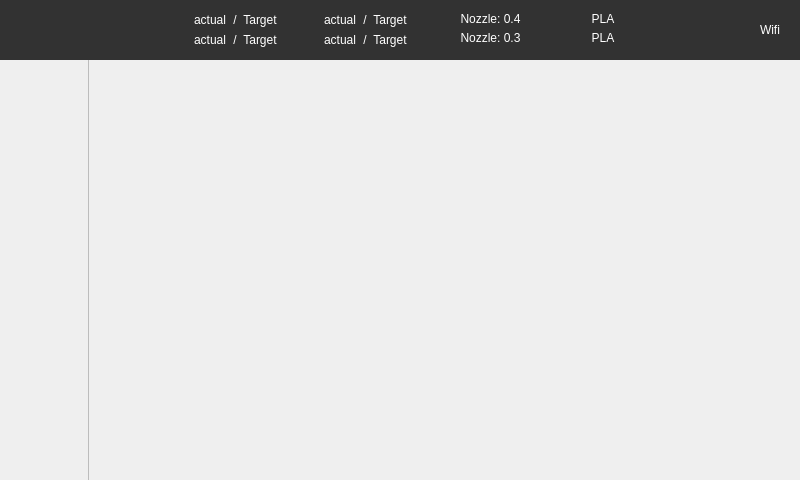
<?xml version="1.0" encoding="UTF-8"?>
<ui version="4.0">
 <class>MainWindow</class>
 <widget class="QMainWindow" name="MainWindow">
  <property name="geometry">
   <rect>
    <x>0</x>
    <y>0</y>
    <width>800</width>
    <height>480</height>
   </rect>
  </property>
  <property name="sizePolicy">
   <sizepolicy hsizetype="Expanding" vsizetype="Expanding">
    <horstretch>0</horstretch>
    <verstretch>0</verstretch>
   </sizepolicy>
  </property>
  <property name="minimumSize">
   <size>
    <width>800</width>
    <height>480</height>
   </size>
  </property>
  <property name="maximumSize">
   <size>
    <width>1024</width>
    <height>800</height>
   </size>
  </property>
  <property name="baseSize">
   <size>
    <width>800</width>
    <height>480</height>
   </size>
  </property>
  <property name="windowTitle">
   <string>MainWindow</string>
  </property>
  <property name="styleSheet">
   <string notr="true"/>
  </property>
  <widget class="QWidget" name="centralwidget">
   <property name="sizePolicy">
    <sizepolicy hsizetype="Expanding" vsizetype="Expanding">
     <horstretch>0</horstretch>
     <verstretch>0</verstretch>
    </sizepolicy>
   </property>
   <property name="minimumSize">
    <size>
     <width>800</width>
     <height>480</height>
    </size>
   </property>
   <property name="maximumSize">
    <size>
     <width>1024</width>
     <height>800</height>
    </size>
   </property>
   <property name="baseSize">
    <size>
     <width>800</width>
     <height>480</height>
    </size>
   </property>
   <property name="styleSheet">
    <string notr="true">#centralwidget{background-image: url(:/background/1st_background.png);}</string>
   </property>
   <widget class="QWidget" name="layoutWidget">
    <property name="geometry">
     <rect>
      <x>0</x>
      <y>0</y>
      <width>802</width>
      <height>604</height>
     </rect>
    </property>
    <layout class="QGridLayout" name="central_grid" rowstretch="0,0">
     <property name="sizeConstraint">
      <enum>QLayout::SetMinimumSize</enum>
     </property>
     <property name="spacing">
      <number>0</number>
     </property>
     <item row="0" column="0">
      <widget class="QGroupBox" name="top_bar">
       <property name="sizePolicy">
        <sizepolicy hsizetype="MinimumExpanding" vsizetype="MinimumExpanding">
         <horstretch>0</horstretch>
         <verstretch>0</verstretch>
        </sizepolicy>
       </property>
       <property name="minimumSize">
        <size>
         <width>800</width>
         <height>60</height>
        </size>
       </property>
       <property name="maximumSize">
        <size>
         <width>1024</width>
         <height>60</height>
        </size>
       </property>
       <property name="baseSize">
        <size>
         <width>800</width>
         <height>60</height>
        </size>
       </property>
       <property name="styleSheet">
        <string notr="true">QWidget{
	background-color: rgb(50, 50, 50);
	selection-background-color: rgb(60, 60, 60);
	gridline-color: rgb(60, 60, 60);
	color: rgb(255, 255, 255);
	border:none ;
	selection-color: rgb(60, 60, 60);
	border-bottom-color: rgb(60, 60, 60);
	max-height: 60px;
}</string>
       </property>
       <widget class="QPushButton" name="filament_type_1">
        <property name="enabled">
         <bool>true</bool>
        </property>
        <property name="geometry">
         <rect>
          <x>581</x>
          <y>9</y>
          <width>44</width>
          <height>19</height>
         </rect>
        </property>
        <property name="styleSheet">
         <string notr="true"/>
        </property>
        <property name="text">
         <string>PLA</string>
        </property>
        <property name="iconSize">
         <size>
          <width>19</width>
          <height>19</height>
         </size>
        </property>
        <property name="checkable">
         <bool>false</bool>
        </property>
        <property name="checked">
         <bool>false</bool>
        </property>
        <property name="flat">
         <bool>true</bool>
        </property>
       </widget>
       <widget class="QPushButton" name="filament_type_2">
        <property name="enabled">
         <bool>true</bool>
        </property>
        <property name="geometry">
         <rect>
          <x>581</x>
          <y>28</y>
          <width>44</width>
          <height>19</height>
         </rect>
        </property>
        <property name="styleSheet">
         <string notr="true"/>
        </property>
        <property name="text">
         <string>PLA</string>
        </property>
        <property name="iconSize">
         <size>
          <width>19</width>
          <height>19</height>
         </size>
        </property>
        <property name="checkable">
         <bool>false</bool>
        </property>
        <property name="checked">
         <bool>false</bool>
        </property>
        <property name="flat">
         <bool>true</bool>
        </property>
       </widget>
       <widget class="QLabel" name="blocks_logo">
        <property name="geometry">
         <rect>
          <x>9</x>
          <y>9</y>
          <width>71</width>
          <height>38</height>
         </rect>
        </property>
        <property name="styleSheet">
         <string notr="true">#blocks_logo {
image: url(:/General_icons/media/graphics/logo_blocks.png);
}</string>
        </property>
        <property name="text">
         <string/>
        </property>
       </widget>
       <widget class="QPushButton" name="nozzle_1">
        <property name="enabled">
         <bool>true</bool>
        </property>
        <property name="geometry">
         <rect>
          <x>451</x>
          <y>9</y>
          <width>79</width>
          <height>19</height>
         </rect>
        </property>
        <property name="styleSheet">
         <string notr="true"/>
        </property>
        <property name="text">
         <string>Nozzle: 0.4</string>
        </property>
        <property name="iconSize">
         <size>
          <width>19</width>
          <height>19</height>
         </size>
        </property>
        <property name="checkable">
         <bool>false</bool>
        </property>
        <property name="checked">
         <bool>false</bool>
        </property>
        <property name="flat">
         <bool>true</bool>
        </property>
       </widget>
       <widget class="QPushButton" name="nozzle_2">
        <property name="enabled">
         <bool>true</bool>
        </property>
        <property name="geometry">
         <rect>
          <x>451</x>
          <y>28</y>
          <width>79</width>
          <height>19</height>
         </rect>
        </property>
        <property name="styleSheet">
         <string notr="true"/>
        </property>
        <property name="text">
         <string>Nozzle: 0.3</string>
        </property>
        <property name="iconSize">
         <size>
          <width>19</width>
          <height>19</height>
         </size>
        </property>
        <property name="checkable">
         <bool>false</bool>
        </property>
        <property name="checked">
         <bool>false</bool>
        </property>
        <property name="flat">
         <bool>true</bool>
        </property>
       </widget>
       <widget class="QPushButton" name="wifi_signal">
        <property name="enabled">
         <bool>true</bool>
        </property>
        <property name="geometry">
         <rect>
          <x>740</x>
          <y>0</y>
          <width>60</width>
          <height>60</height>
         </rect>
        </property>
        <property name="styleSheet">
         <string notr="true"/>
        </property>
        <property name="text">
         <string>Wifi</string>
        </property>
        <property name="iconSize">
         <size>
          <width>19</width>
          <height>19</height>
         </size>
        </property>
        <property name="checkable">
         <bool>false</bool>
        </property>
        <property name="checked">
         <bool>false</bool>
        </property>
        <property name="flat">
         <bool>true</bool>
        </property>
       </widget>
       <widget class="QFrame" name="extruder_temperature_frame">
        <property name="geometry">
         <rect>
          <x>320</x>
          <y>10</y>
          <width>90</width>
          <height>20</height>
         </rect>
        </property>
        <property name="frameShape">
         <enum>QFrame::StyledPanel</enum>
        </property>
        <property name="frameShadow">
         <enum>QFrame::Raised</enum>
        </property>
        <widget class="QLabel" name="actual_temp">
         <property name="geometry">
          <rect>
           <x>0</x>
           <y>0</y>
           <width>40</width>
           <height>20</height>
          </rect>
         </property>
         <property name="sizePolicy">
          <sizepolicy hsizetype="Preferred" vsizetype="Preferred">
           <horstretch>0</horstretch>
           <verstretch>0</verstretch>
          </sizepolicy>
         </property>
         <property name="text">
          <string>actual</string>
         </property>
         <property name="alignment">
          <set>Qt::AlignCenter</set>
         </property>
        </widget>
        <widget class="QLabel" name="label_2">
         <property name="geometry">
          <rect>
           <x>40</x>
           <y>0</y>
           <width>10</width>
           <height>20</height>
          </rect>
         </property>
         <property name="text">
          <string>/</string>
         </property>
         <property name="alignment">
          <set>Qt::AlignCenter</set>
         </property>
        </widget>
        <widget class="QLabel" name="target_temp">
         <property name="geometry">
          <rect>
           <x>50</x>
           <y>0</y>
           <width>40</width>
           <height>20</height>
          </rect>
         </property>
         <property name="text">
          <string>Target</string>
         </property>
         <property name="alignment">
          <set>Qt::AlignCenter</set>
         </property>
        </widget>
        <widget class="QPushButton" name="extruder_temp_btn">
         <property name="geometry">
          <rect>
           <x>0</x>
           <y>0</y>
           <width>90</width>
           <height>20</height>
          </rect>
         </property>
         <property name="font">
          <font>
           <kerning>true</kerning>
          </font>
         </property>
         <property name="autoFillBackground">
          <bool>false</bool>
         </property>
         <property name="styleSheet">
          <string notr="true">QPushButton{background:Transparent;}</string>
         </property>
         <property name="text">
          <string/>
         </property>
         <property name="checkable">
          <bool>false</bool>
         </property>
         <property name="autoRepeat">
          <bool>false</bool>
         </property>
         <property name="autoExclusive">
          <bool>false</bool>
         </property>
         <property name="default">
          <bool>false</bool>
         </property>
         <property name="flat">
          <bool>true</bool>
         </property>
        </widget>
       </widget>
       <widget class="QFrame" name="bed_temperature_frame">
        <property name="geometry">
         <rect>
          <x>190</x>
          <y>10</y>
          <width>90</width>
          <height>20</height>
         </rect>
        </property>
        <property name="frameShape">
         <enum>QFrame::StyledPanel</enum>
        </property>
        <property name="frameShadow">
         <enum>QFrame::Raised</enum>
        </property>
        <widget class="QLabel" name="actual_temp_2">
         <property name="geometry">
          <rect>
           <x>0</x>
           <y>0</y>
           <width>40</width>
           <height>20</height>
          </rect>
         </property>
         <property name="sizePolicy">
          <sizepolicy hsizetype="Preferred" vsizetype="Preferred">
           <horstretch>0</horstretch>
           <verstretch>0</verstretch>
          </sizepolicy>
         </property>
         <property name="text">
          <string>actual</string>
         </property>
         <property name="alignment">
          <set>Qt::AlignCenter</set>
         </property>
        </widget>
        <widget class="QLabel" name="label_3">
         <property name="geometry">
          <rect>
           <x>40</x>
           <y>0</y>
           <width>10</width>
           <height>20</height>
          </rect>
         </property>
         <property name="text">
          <string>/</string>
         </property>
         <property name="alignment">
          <set>Qt::AlignCenter</set>
         </property>
        </widget>
        <widget class="QLabel" name="target_temp_2">
         <property name="geometry">
          <rect>
           <x>50</x>
           <y>0</y>
           <width>40</width>
           <height>20</height>
          </rect>
         </property>
         <property name="text">
          <string>Target</string>
         </property>
         <property name="alignment">
          <set>Qt::AlignCenter</set>
         </property>
        </widget>
        <widget class="QPushButton" name="bed_temp_btn">
         <property name="geometry">
          <rect>
           <x>0</x>
           <y>0</y>
           <width>90</width>
           <height>20</height>
          </rect>
         </property>
         <property name="maximumSize">
          <size>
           <width>1024</width>
           <height>60</height>
          </size>
         </property>
         <property name="font">
          <font>
           <kerning>true</kerning>
          </font>
         </property>
         <property name="autoFillBackground">
          <bool>false</bool>
         </property>
         <property name="styleSheet">
          <string notr="true">QPushButton{background:Transparent;}</string>
         </property>
         <property name="text">
          <string/>
         </property>
         <property name="checkable">
          <bool>false</bool>
         </property>
         <property name="autoRepeat">
          <bool>false</bool>
         </property>
         <property name="autoExclusive">
          <bool>false</bool>
         </property>
         <property name="default">
          <bool>false</bool>
         </property>
         <property name="flat">
          <bool>true</bool>
         </property>
        </widget>
       </widget>
       <widget class="QFrame" name="chamber_temperature_frame">
        <property name="geometry">
         <rect>
          <x>190</x>
          <y>30</y>
          <width>90</width>
          <height>20</height>
         </rect>
        </property>
        <property name="frameShape">
         <enum>QFrame::StyledPanel</enum>
        </property>
        <property name="frameShadow">
         <enum>QFrame::Raised</enum>
        </property>
        <widget class="QLabel" name="actual_temp_3">
         <property name="geometry">
          <rect>
           <x>0</x>
           <y>0</y>
           <width>40</width>
           <height>20</height>
          </rect>
         </property>
         <property name="sizePolicy">
          <sizepolicy hsizetype="Preferred" vsizetype="Preferred">
           <horstretch>0</horstretch>
           <verstretch>0</verstretch>
          </sizepolicy>
         </property>
         <property name="text">
          <string>actual</string>
         </property>
         <property name="alignment">
          <set>Qt::AlignCenter</set>
         </property>
        </widget>
        <widget class="QLabel" name="label_4">
         <property name="geometry">
          <rect>
           <x>40</x>
           <y>0</y>
           <width>10</width>
           <height>20</height>
          </rect>
         </property>
         <property name="text">
          <string>/</string>
         </property>
         <property name="alignment">
          <set>Qt::AlignCenter</set>
         </property>
        </widget>
        <widget class="QLabel" name="target_temp_3">
         <property name="geometry">
          <rect>
           <x>50</x>
           <y>0</y>
           <width>40</width>
           <height>20</height>
          </rect>
         </property>
         <property name="text">
          <string>Target</string>
         </property>
         <property name="alignment">
          <set>Qt::AlignCenter</set>
         </property>
        </widget>
        <widget class="QPushButton" name="chamber_temp_btn">
         <property name="geometry">
          <rect>
           <x>0</x>
           <y>0</y>
           <width>90</width>
           <height>20</height>
          </rect>
         </property>
         <property name="font">
          <font>
           <kerning>true</kerning>
          </font>
         </property>
         <property name="autoFillBackground">
          <bool>false</bool>
         </property>
         <property name="styleSheet">
          <string notr="true">QPushButton{background:Transparent;}</string>
         </property>
         <property name="text">
          <string/>
         </property>
         <property name="checkable">
          <bool>false</bool>
         </property>
         <property name="autoRepeat">
          <bool>false</bool>
         </property>
         <property name="autoExclusive">
          <bool>false</bool>
         </property>
         <property name="default">
          <bool>false</bool>
         </property>
         <property name="flat">
          <bool>true</bool>
         </property>
        </widget>
       </widget>
       <widget class="QFrame" name="extruder1_temperature_frame">
        <property name="geometry">
         <rect>
          <x>320</x>
          <y>30</y>
          <width>90</width>
          <height>20</height>
         </rect>
        </property>
        <property name="frameShape">
         <enum>QFrame::StyledPanel</enum>
        </property>
        <property name="frameShadow">
         <enum>QFrame::Raised</enum>
        </property>
        <widget class="QLabel" name="actual_temp_4">
         <property name="geometry">
          <rect>
           <x>0</x>
           <y>0</y>
           <width>40</width>
           <height>20</height>
          </rect>
         </property>
         <property name="sizePolicy">
          <sizepolicy hsizetype="Preferred" vsizetype="Preferred">
           <horstretch>0</horstretch>
           <verstretch>0</verstretch>
          </sizepolicy>
         </property>
         <property name="text">
          <string>actual</string>
         </property>
         <property name="alignment">
          <set>Qt::AlignCenter</set>
         </property>
        </widget>
        <widget class="QLabel" name="label_5">
         <property name="geometry">
          <rect>
           <x>40</x>
           <y>0</y>
           <width>10</width>
           <height>20</height>
          </rect>
         </property>
         <property name="text">
          <string>/</string>
         </property>
         <property name="alignment">
          <set>Qt::AlignCenter</set>
         </property>
        </widget>
        <widget class="QLabel" name="target_temp_4">
         <property name="geometry">
          <rect>
           <x>50</x>
           <y>0</y>
           <width>40</width>
           <height>20</height>
          </rect>
         </property>
         <property name="text">
          <string>Target</string>
         </property>
         <property name="alignment">
          <set>Qt::AlignCenter</set>
         </property>
        </widget>
        <widget class="QPushButton" name="extruder1_temp_bnt">
         <property name="geometry">
          <rect>
           <x>0</x>
           <y>0</y>
           <width>90</width>
           <height>20</height>
          </rect>
         </property>
         <property name="font">
          <font>
           <kerning>true</kerning>
          </font>
         </property>
         <property name="autoFillBackground">
          <bool>false</bool>
         </property>
         <property name="styleSheet">
          <string notr="true">QPushButton{background:Transparent;}</string>
         </property>
         <property name="text">
          <string/>
         </property>
         <property name="checkable">
          <bool>false</bool>
         </property>
         <property name="autoRepeat">
          <bool>false</bool>
         </property>
         <property name="autoExclusive">
          <bool>false</bool>
         </property>
         <property name="default">
          <bool>false</bool>
         </property>
         <property name="flat">
          <bool>true</bool>
         </property>
        </widget>
       </widget>
       <zorder>blocks_logo</zorder>
       <zorder>filament_type_1</zorder>
       <zorder>filament_type_2</zorder>
       <zorder>wifi_signal</zorder>
       <zorder>nozzle_1</zorder>
       <zorder>nozzle_2</zorder>
       <zorder>extruder_temperature_frame</zorder>
       <zorder>bed_temperature_frame</zorder>
       <zorder>chamber_temperature_frame</zorder>
       <zorder>extruder1_temperature_frame</zorder>
      </widget>
     </item>
     <item row="1" column="0">
      <widget class="QTabWidget" name="mainTabWidget">
       <property name="enabled">
        <bool>true</bool>
       </property>
       <property name="sizePolicy">
        <sizepolicy hsizetype="Expanding" vsizetype="Expanding">
         <horstretch>0</horstretch>
         <verstretch>0</verstretch>
        </sizepolicy>
       </property>
       <property name="minimumSize">
        <size>
         <width>800</width>
         <height>420</height>
        </size>
       </property>
       <property name="maximumSize">
        <size>
         <width>1024</width>
         <height>720</height>
        </size>
       </property>
       <property name="baseSize">
        <size>
         <width>800</width>
         <height>420</height>
        </size>
       </property>
       <property name="layoutDirection">
        <enum>Qt::RightToLeft</enum>
       </property>
       <property name="autoFillBackground">
        <bool>false</bool>
       </property>
       <property name="styleSheet">
        <string notr="true">#mainTabWidget{
background-image: url(:/background/1st_background.png);
height: 360px;
}
QTabBar::tab{
	min-width: 90px;
	max-width: 90px;
	min-height: 100px;
	max-height: 200px;
    background: transparent;
}

</string>
       </property>
       <property name="tabPosition">
        <enum>QTabWidget::West</enum>
       </property>
       <property name="tabShape">
        <enum>QTabWidget::Rounded</enum>
       </property>
       <property name="currentIndex">
        <number>0</number>
       </property>
       <property name="iconSize">
        <size>
         <width>60</width>
         <height>60</height>
        </size>
       </property>
       <property name="elideMode">
        <enum>Qt::ElideLeft</enum>
       </property>
       <property name="usesScrollButtons">
        <bool>false</bool>
       </property>
       <property name="documentMode">
        <bool>true</bool>
       </property>
       <property name="tabsClosable">
        <bool>false</bool>
       </property>
       <property name="movable">
        <bool>false</bool>
       </property>
       <widget class="QWidget" name="printTab">
        <property name="sizePolicy">
         <sizepolicy hsizetype="Expanding" vsizetype="Expanding">
          <horstretch>0</horstretch>
          <verstretch>0</verstretch>
         </sizepolicy>
        </property>
        <property name="minimumSize">
         <size>
          <width>800</width>
          <height>420</height>
         </size>
        </property>
        <property name="maximumSize">
         <size>
          <width>1024</width>
          <height>700</height>
         </size>
        </property>
        <property name="baseSize">
         <size>
          <width>1024</width>
          <height>420</height>
         </size>
        </property>
        <attribute name="icon">
         <iconset resource="resources/main_menu_resources.qrc">
          <normaloff>:/icons/media/main_menu/ICON_home.png</normaloff>
          <normalon>:/icons/media/main_menu/ICON_home_pressed.png</normalon>
          <disabledon>:/icons/media/main_menu/ICON_home_blocked.png</disabledon>:/icons/media/main_menu/ICON_home.png</iconset>
        </attribute>
        <attribute name="title">
         <string/>
        </attribute>
       </widget>
       <widget class="QWidget" name="filamentTab">
        <property name="sizePolicy">
         <sizepolicy hsizetype="Expanding" vsizetype="Expanding">
          <horstretch>0</horstretch>
          <verstretch>0</verstretch>
         </sizepolicy>
        </property>
        <property name="minimumSize">
         <size>
          <width>800</width>
          <height>420</height>
         </size>
        </property>
        <property name="maximumSize">
         <size>
          <width>1024</width>
          <height>700</height>
         </size>
        </property>
        <property name="baseSize">
         <size>
          <width>1024</width>
          <height>420</height>
         </size>
        </property>
        <attribute name="icon">
         <iconset resource="resources/main_menu_resources.qrc">
          <normaloff>:/icons/media/main_menu/ICON_filament.png</normaloff>
          <normalon>:/icons/media/main_menu/ICON_filament_pressed.png</normalon>
          <disabledon>:/icons/media/main_menu/ICON_filamente_blocked.png</disabledon>:/icons/media/main_menu/ICON_filament.png</iconset>
        </attribute>
        <attribute name="title">
         <string/>
        </attribute>
       </widget>
       <widget class="QWidget" name="controlTab">
        <property name="sizePolicy">
         <sizepolicy hsizetype="Expanding" vsizetype="Expanding">
          <horstretch>0</horstretch>
          <verstretch>0</verstretch>
         </sizepolicy>
        </property>
        <property name="minimumSize">
         <size>
          <width>800</width>
          <height>420</height>
         </size>
        </property>
        <property name="maximumSize">
         <size>
          <width>1024</width>
          <height>700</height>
         </size>
        </property>
        <property name="baseSize">
         <size>
          <width>1024</width>
          <height>420</height>
         </size>
        </property>
        <attribute name="icon">
         <iconset resource="resources/main_menu_resources.qrc">
          <normaloff>:/icons/media/main_menu/ICON_control.png</normaloff>
          <normalon>:/icons/media/main_menu/ICON_control_pressed.png</normalon>
          <disabledon>:/icons/media/main_menu/ICON_control_blocked.png</disabledon>:/icons/media/main_menu/ICON_control.png</iconset>
        </attribute>
        <attribute name="title">
         <string/>
        </attribute>
       </widget>
       <widget class="QWidget" name="utilitiesTab">
        <property name="sizePolicy">
         <sizepolicy hsizetype="Expanding" vsizetype="Expanding">
          <horstretch>0</horstretch>
          <verstretch>0</verstretch>
         </sizepolicy>
        </property>
        <property name="minimumSize">
         <size>
          <width>800</width>
          <height>420</height>
         </size>
        </property>
        <property name="maximumSize">
         <size>
          <width>1024</width>
          <height>700</height>
         </size>
        </property>
        <property name="baseSize">
         <size>
          <width>1024</width>
          <height>420</height>
         </size>
        </property>
        <attribute name="icon">
         <iconset resource="resources/main_menu_resources.qrc">
          <normaloff>:/icons/media/main_menu/ICON_utilities.png</normaloff>
          <normalon>:/icons/media/main_menu/ICON_utilities_pressed.png</normalon>
          <disabledon>:/icons/media/main_menu/ICON_utilities_blocked.png</disabledon>:/icons/media/main_menu/ICON_utilities.png</iconset>
        </attribute>
        <attribute name="title">
         <string/>
        </attribute>
       </widget>
      </widget>
     </item>
    </layout>
   </widget>
  </widget>
 </widget>
 <resources>
  <include location="resources/background_resources.qrc"/>
  <include location="resources/button_resources.qrc"/>
  <include location="resources/icon_resources.qrc"/>
  <include location="resources/main_menu_resources.qrc"/>
  <include location="resources/system_resources.qrc"/>
  <include location="resources/top_bar_resources.qrc"/>
 </resources>
 <connections/>
</ui>
